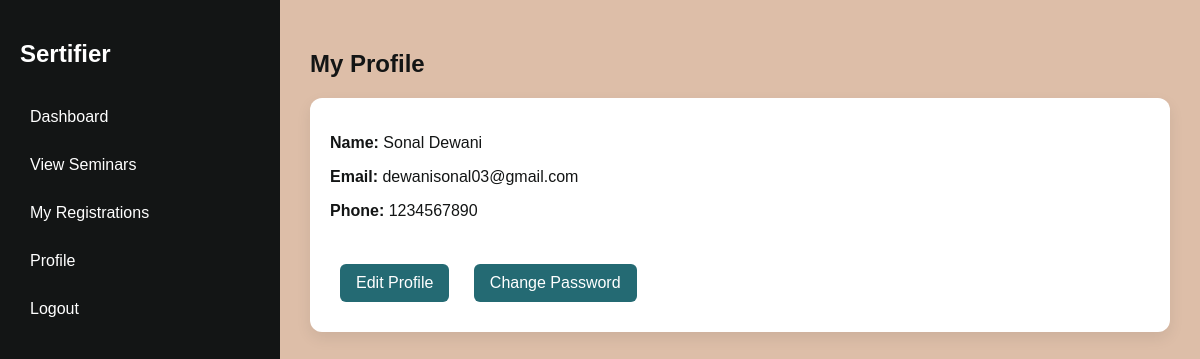
The page /profile/ (signed in) on the database its author committed.
### User/models.py (models this page shows, shortened)
class CustomUser(AbstractUser):
    ROLE_CHOICES = (
        ('admin', 'Admin'),
        ('manager', 'Manager'),
        ('distributor', 'Distributor'),
    )
    role = models.CharField(max_length=20, choices=ROLE_CHOICES)
    phone = models.CharField(max_length=15, blank=True, null=True)

### User/views.py (the view)
# urls.py: path('profile/', views.profile_view, name='profile'),
@login_required
def profile_view(request):
    return render(request, 'profile.html', {
        'user': request.user
    })

### User/templates/profile.html
    {% extends 'base.html' %}
{% block content %}
<h2>My Profile</h2>
    <div class="card">
        <p><strong>Name:</strong> {{ user.get_full_name }}</p>
        <p><strong>Email:</strong> {{ user.email }}</p>
        <p><strong>Phone:</strong> {{ user.phone }}</p>
        <br>
        <a href="{% url 'edit_profile' %}" class="btn">Edit Profile</a>
        <a href="{% url 'change_password' %}" class="btn">Change Password</a>
    </div>
{% endblock %}

### User/static/css/style.css (style rules this page uses)
:root { --primary: #131515; --secondary: #246a73; --accent: #368f8b; --muted: #f3dfc1; --bg: #ddbea8; --white: #ffffff; }
body { margin: 0; font-family: 'Poppins', sans-serif; background-color: var(--bg); color: var(--primary); }
.card { background: var(--white); padding: 20px; border-radius: 12px; margin-bottom: 20px; box-shadow: 0 6px 15px rgba(0,0,0,0.08); transition: 0.3s; }
.btn { display: inline-block; background: var(--secondary); color: var(--white); padding: 10px 16px; border-radius: 6px; text-decoration: none; transition: 0.3s; margin:10px; }

### rows shown on the page
CustomUser: get_full_name "Sonal Dewani", email "dewanisonal03@gmail.com", phone "1234567890"
